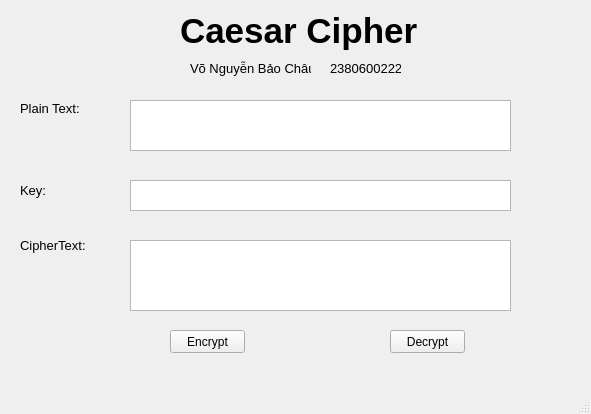
<?xml version="1.0" encoding="UTF-8"?>
<ui version="4.0">
 <class>MainWindow</class>
 <widget class="QMainWindow" name="MainWindow">
  <property name="geometry">
   <rect>
    <x>0</x>
    <y>0</y>
    <width>591</width>
    <height>414</height>
   </rect>
  </property>
  <property name="windowTitle">
   <string>MainWindow</string>
  </property>
  <widget class="QWidget" name="centralwidget">
   <widget class="QLabel" name="label">
    <property name="geometry">
     <rect>
      <x>180</x>
      <y>10</y>
      <width>251</width>
      <height>41</height>
     </rect>
    </property>
    <property name="font">
     <font>
      <pointsize>26</pointsize>
      <weight>75</weight>
      <bold>true</bold>
     </font>
    </property>
    <property name="text">
     <string>Caesar Cipher</string>
    </property>
   </widget>
   <widget class="QLabel" name="label_2">
    <property name="geometry">
     <rect>
      <x>190</x>
      <y>60</y>
      <width>121</width>
      <height>16</height>
     </rect>
    </property>
    <property name="font">
     <font>
      <pointsize>10</pointsize>
     </font>
    </property>
    <property name="text">
     <string>Võ Nguyễn Bảo Châu</string>
    </property>
   </widget>
   <widget class="QLabel" name="label_3">
    <property name="geometry">
     <rect>
      <x>330</x>
      <y>60</y>
      <width>71</width>
      <height>16</height>
     </rect>
    </property>
    <property name="font">
     <font>
      <pointsize>10</pointsize>
     </font>
    </property>
    <property name="text">
     <string>2380600222</string>
    </property>
   </widget>
   <widget class="QLabel" name="label_4">
    <property name="geometry">
     <rect>
      <x>20</x>
      <y>100</y>
      <width>71</width>
      <height>16</height>
     </rect>
    </property>
    <property name="font">
     <font>
      <pointsize>10</pointsize>
     </font>
    </property>
    <property name="text">
     <string>Plain Text:</string>
    </property>
   </widget>
   <widget class="QLabel" name="label_5">
    <property name="geometry">
     <rect>
      <x>20</x>
      <y>180</y>
      <width>31</width>
      <height>20</height>
     </rect>
    </property>
    <property name="font">
     <font>
      <pointsize>10</pointsize>
     </font>
    </property>
    <property name="text">
     <string>Key:</string>
    </property>
   </widget>
   <widget class="QLabel" name="label_6">
    <property name="geometry">
     <rect>
      <x>20</x>
      <y>230</y>
      <width>71</width>
      <height>31</height>
     </rect>
    </property>
    <property name="font">
     <font>
      <pointsize>10</pointsize>
     </font>
    </property>
    <property name="text">
     <string>CipherText:</string>
    </property>
   </widget>
   <widget class="QTextEdit" name="textEdit">
    <property name="geometry">
     <rect>
      <x>130</x>
      <y>100</y>
      <width>381</width>
      <height>51</height>
     </rect>
    </property>
   </widget>
   <widget class="QTextEdit" name="textEdit_2">
    <property name="geometry">
     <rect>
      <x>130</x>
      <y>180</y>
      <width>381</width>
      <height>31</height>
     </rect>
    </property>
   </widget>
   <widget class="QTextEdit" name="textEdit_3">
    <property name="geometry">
     <rect>
      <x>130</x>
      <y>240</y>
      <width>381</width>
      <height>71</height>
     </rect>
    </property>
   </widget>
   <widget class="QPushButton" name="pushButton">
    <property name="geometry">
     <rect>
      <x>170</x>
      <y>330</y>
      <width>75</width>
      <height>23</height>
     </rect>
    </property>
    <property name="text">
     <string>Encrypt</string>
    </property>
   </widget>
   <widget class="QPushButton" name="pushButton_2">
    <property name="geometry">
     <rect>
      <x>390</x>
      <y>330</y>
      <width>75</width>
      <height>23</height>
     </rect>
    </property>
    <property name="text">
     <string>Decrypt</string>
    </property>
   </widget>
  </widget>
  <widget class="QMenuBar" name="menubar">
   <property name="geometry">
    <rect>
     <x>0</x>
     <y>0</y>
     <width>591</width>
     <height>21</height>
    </rect>
   </property>
  </widget>
  <widget class="QStatusBar" name="statusbar"/>
 </widget>
 <resources/>
 <connections/>
</ui>
